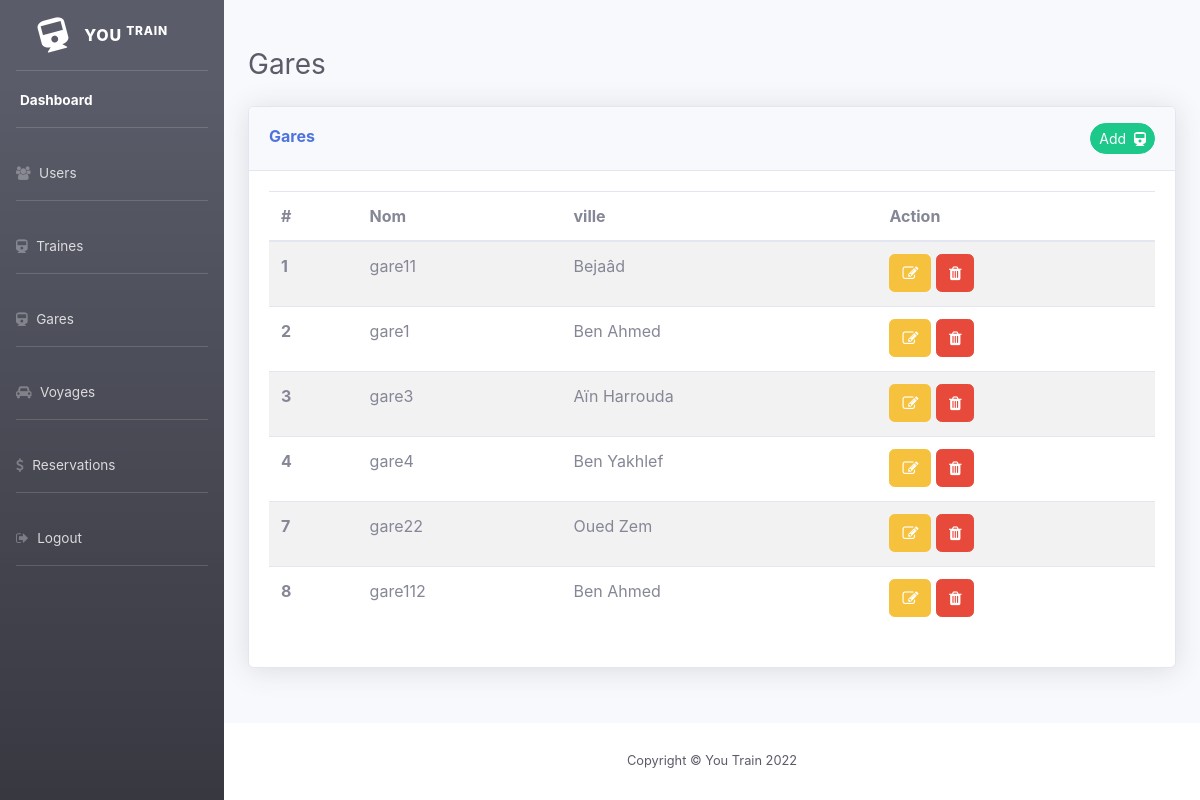
Page /view/gares.php on the earlier database version.
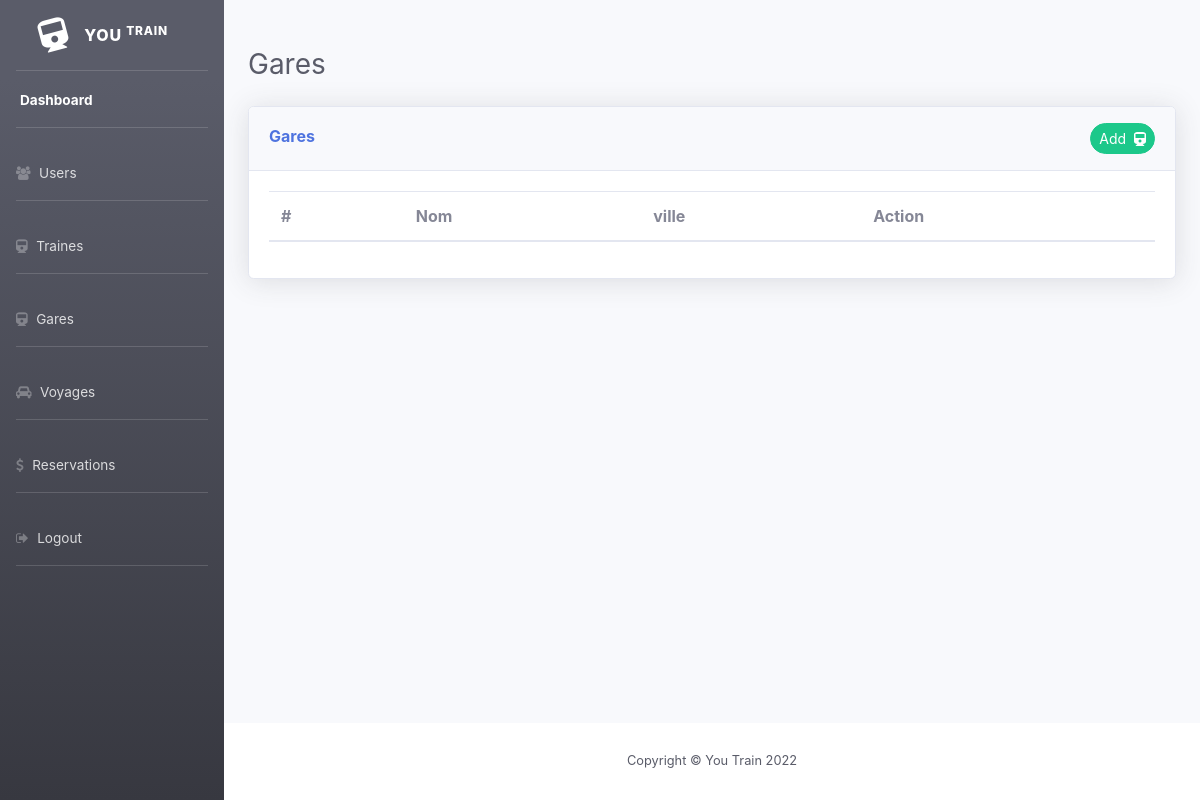
Same page on the later database version.
### tables this page shows
CREATE TABLE `gares` (
  `id` int(11) NOT NULL,
  `nom` varchar(255) DEFAULT NULL,
  `id_ville` int(11) DEFAULT NULL
);

CREATE TABLE `villes` (
  `id` int(11) NOT NULL,
  `nom` varchar(255) DEFAULT NULL,
  `region` int(11) DEFAULT NULL
);

### modal/dbTrain.php (called while the page is built)
<?php
   class DbTrain {
    private $host = "localhost";
    private $user = "root";
    private $pwd = "";
    private $dbName = "management_traines";
    protected  function connexion(){
        try{
        $dsn = 'mysql:host='.$this->host.';dbname=' .$this->dbName;
        $pdo = new PDO($dsn, $this->user, $this->pwd);
        $pdo->setAttribute(PDO::ATTR_DEFAULT_FETCH_MODE, PDO::FETCH_ASSOC);
        return $pdo;
    }catch(PDOException $exp){
            echo 'Erreur' . $exp->getCode() . 'message' . $exp->getMessage();
            die();
    }
    }
   }

### modal/garesModal.php (called while the page is built, shortened)
<?php
require_once 'dbTrain.php';
    class GaresModal extends DbTrain {
        public function getGares(){
        $sql = "SELECT gares.*,villes.nom as 'ville',villes.id as 'id-ville' FROM gares left join villes on gares.id_ville=villes.id ";
        $stm = $this->connexion()->query($sql);
        $result = $stm->fetchAll();
        return $result;
        }
}

### view/gares.php (the view, shortened to what this page needs)
<?php
include '../modal/garesModal.php';
$gare = new GaresModal;
$resultGare = $gare->getGares();
?>
<!DOCTYPE html>
<html lang="en">
<head>
    <link rel='stylesheet' href='https://cdnjs.cloudflare.com/ajax/libs/font-awesome/4.7.0/css/font-awesome.min.css'>
    <link href="../css/sb-admin-2.min.css" rel="stylesheet">
</head>
<body>
<div id="wrapper">
<?php include('sidebar.php'); ?>
<div id="content-wrapper" class="d-flex flex-column">
        <div id="content">
            <div class="container-fluid">
                <div class="d-sm-flex align-items-center justify-content-between mb-4 mt-5">
                    <h1 class="h3 mb-0 text-gray-800">Gares</h1>
                </div>
                <div class="card shadow mb-4">
                        <div class="card-header py-3 d-flex justify-content-between">
                          <div> <h6 class="mt-1 font-weight-bold text-primary">Gares</h6></div>
                            <div class=''>
                                <button type="button" class="btn btn-success btn-sm rounded-pill" data-bs-toggle="modal" data-bs-target="#addGare" id="add-gare">
                                  <span>Add &nbsp;<i class="fa fa-train"></i></span>
                                </button>
                              </div>
                        </div>
                        <div class="card-body">
                            <div class="table-responsive">
                            <table id="table-gares" class="table table-striped" style="width:100%">
        <thead>
        <tr>
            <th scope="col">#</th>
            <th scope="col">Nom</th>
            <th scope="col">ville</th>
            <th scope="col">Action</th>
          </tr>
        </thead>
        <tbody>
        <?php
       foreach ($resultGare as $gare) {
       ?>
         <tr>
           <th scope="row" class="id-gare"><?php echo $gare['id']; ?></th>
           <td id='td-1'><?php echo $gare['nom']; ?></td>
           <td id='td-2'><input id='td-2-2' type="hidden" value="<?php echo $gare['id-ville']; ?>"><p><?php echo $gare['ville']; ?></p> </td>
           <td>
             <button data-bs-toggle="modal" data-bs-target="#addGare" onclick="edit(<?php echo $gare['id']; ?>)"  class="btn btn-warning"  id="<?php echo $gare['id']; ?>"><i class="fa fa-edit"></i></button>
             <a href=""  class="btn btn-danger delete-gare"><i class="fa fa-trash"></i></a>
           </td>
         </tr>
       <?php } ?>
        </tbody>
       </table>
                               </div>
                           </div>
                       </div>
               </div>
           </div>
       <?php include('footer.php')?>
       </div>
   </div>
   </body>
   </html>

Differences in the rows shown:
removed gares: id "1", nom "gare11", id_ville.nom "Bejaâd"
removed gares: id "2", nom "gare1", id_ville.nom "Ben Ahmed"
removed gares: id "3", nom "gare3", id_ville.nom "Aïn Harrouda"
removed gares: id "4", nom "gare4", id_ville.nom "Ben Yakhlef"
removed gares: id "7", nom "gare22", id_ville.nom "Oued Zem"
removed gares: id "8", nom "gare112", id_ville.nom "Ben Ahmed"
